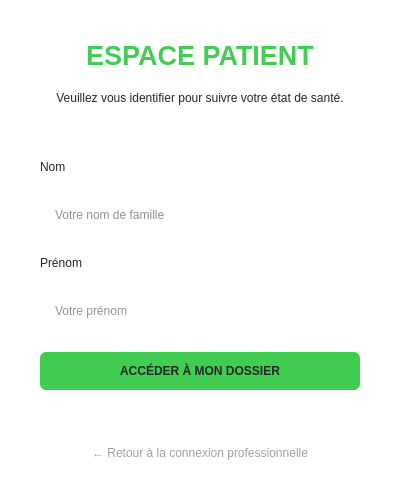
<?xml version="1.0" encoding="UTF-8"?>
<ui version="4.0">
 <class>PatientLoginDialog</class>
 <widget class="QDialog" name="PatientLoginDialog">
  <property name="geometry">
   <rect>
    <x>0</x>
    <y>0</y>
    <width>400</width>
    <height>500</height>
   </rect>
  </property>
  <property name="windowTitle">
   <string>Espace Patient - Smart Medical AI</string>
  </property>
  <property name="styleSheet">
   <string notr="true">QDialog {
    background-color: #ffffff;
}
QLabel {
    color: #262626;
}
QLineEdit {
    background-color: #ffffff;
    border: 1px solid #ffffff;
    border-radius: 6px;
    padding: 12px;
    color: #262626;
}
QPushButton#btnLogin {
    background-color: #41cd52;
    color: #262626;
    font-weight: bold;
    border-radius: 6px;
    padding: 12px;
}
QPushButton#btnBack {
    background-color: transparent;
    color: #a0a0a0;
    border: none;
}</string>
  </property>
  <layout class="QVBoxLayout" name="verticalLayout">
   <property name="spacing">
    <number>20</number>
   </property>
   <property name="leftMargin">
    <number>40</number>
   </property>
   <property name="topMargin">
    <number>40</number>
   </property>
   <property name="rightMargin">
    <number>40</number>
   </property>
   <property name="bottomMargin">
    <number>40</number>
   </property>
   <item>
    <widget class="QLabel" name="label">
     <property name="font">
      <font>
       <family>Segoe UI</family>
       <pointsize>20</pointsize>
       <weight>75</weight>
       <bold>true</bold>
      </font>
     </property>
     <property name="styleSheet">
      <string notr="true">color: #41cd52;</string>
     </property>
     <property name="text">
      <string>ESPACE PATIENT</string>
     </property>
     <property name="alignment">
      <set>Qt::AlignCenter</set>
     </property>
    </widget>
   </item>
   <item>
    <widget class="QLabel" name="label_4">
     <property name="text">
      <string>Veuillez vous identifier pour suivre votre état de santé.</string>
     </property>
     <property name="alignment">
      <set>Qt::AlignCenter</set>
     </property>
     <property name="wordWrap">
      <bool>true</bool>
     </property>
    </widget>
   </item>
   <item>
    <spacer name="verticalSpacer">
     <property name="orientation">
      <set>Qt::Vertical</set>
     </property>
     <property name="sizeHint" stdset="0">
      <size>
       <width>20</width>
       <height>40</height>
      </size>
     </property>
    </spacer>
   </item>
   <item>
    <widget class="QLabel" name="label_2">
     <property name="text">
      <string>Nom</string>
     </property>
    </widget>
   </item>
   <item>
    <widget class="QLineEdit" name="txtLastName">
     <property name="placeholderText">
      <string>Votre nom de famille</string>
     </property>
    </widget>
   </item>
   <item>
    <widget class="QLabel" name="label_3">
     <property name="text">
      <string>Prénom</string>
     </property>
    </widget>
   </item>
   <item>
    <widget class="QLineEdit" name="txtFirstName">
     <property name="placeholderText">
      <string>Votre prénom</string>
     </property>
    </widget>
   </item>
   <item>
    <widget class="QPushButton" name="btnLogin">
     <property name="text">
      <string>ACCÉDER À MON DOSSIER</string>
     </property>
    </widget>
   </item>
   <item>
    <spacer name="verticalSpacer_2">
     <property name="orientation">
      <set>Qt::Vertical</set>
     </property>
     <property name="sizeHint" stdset="0">
      <size>
       <width>20</width>
       <height>40</height>
      </size>
     </property>
    </spacer>
   </item>
   <item>
    <widget class="QPushButton" name="btnBack">
     <property name="text">
      <string>← Retour à la connexion professionnelle</string>
     </property>
    </widget>
   </item>
  </layout>
 </widget>
 <resources/>
 <connections/>
</ui>
